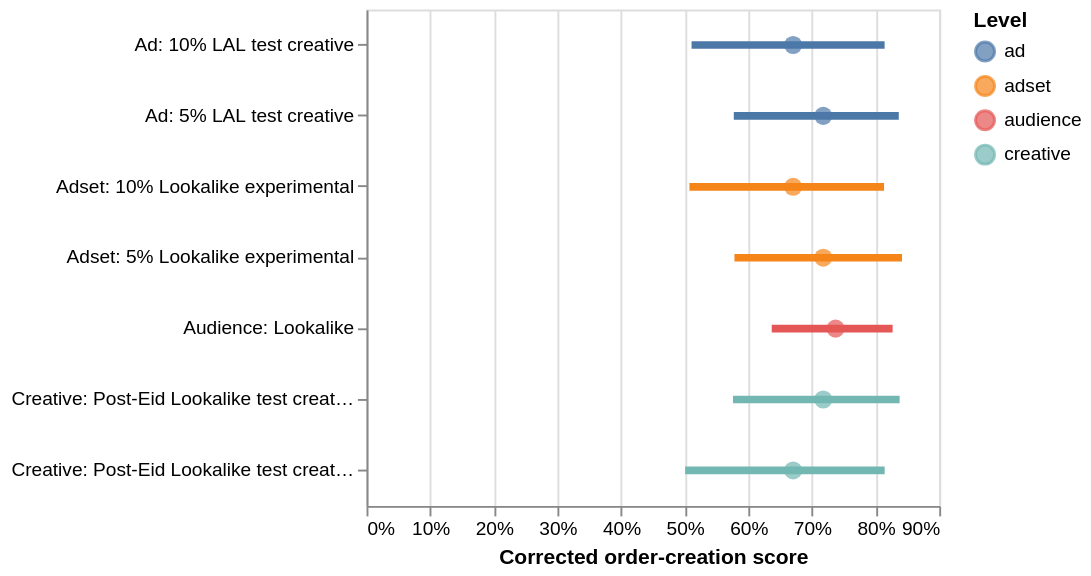

Notebook cell for this chart:
### Markdown cell above
## 17. Apply The Same Evidence Contract To Adsets, Ads, Creatives, And Audience

Child rows use the same raw, corrected, range, and lift logic. The intervals help
limit the winner's curse when many entities are compared. This is conservative
evidence handling, but it is not a formal false-discovery-rate correction; child
rankings remain exploratory.

### Code cell
child_frames = []
for level in ("adset", "ad", "creative", "audience"):
    frame = scored.by_level(level)
    subset = frame.loc[frame["campaign_id"].eq(post_id)].copy()
    subset["level"] = level
    child_frames.append(subset)
post_children = pd.concat(child_frames, ignore_index=True)

child_columns = [
    "level", "entity_name", "score_successes", "score_trials", "raw_score",
    "corrected_score", "corrected_score_low", "corrected_score_high",
    "benchmark_score", "lift_low", "lift_high", "probability_better",
    "statistical_decision",
]
display(post_children[child_columns].style.format({
    "raw_score": "{:.2%}", "corrected_score": "{:.2%}",
    "corrected_score_low": "{:.2%}", "corrected_score_high": "{:.2%}",
    "benchmark_score": "{:.2%}", "lift_low": "{:+.2%}",
    "lift_high": "{:+.2%}", "probability_better": "{:.2%}",
}))

forest = post_children.copy()
forest["label"] = forest["level"].str.title() + ": " + forest["entity_name"]
forest_rules = alt.Chart(forest).mark_rule(strokeWidth=4).encode(
    x=alt.X("corrected_score_low:Q", title="Corrected order-creation score", axis=alt.Axis(format=".0%")),
    x2="corrected_score_high:Q",
    y=alt.Y("label:N", title=None, sort="-x"),
    color=alt.Color("level:N", title="Level", scale=alt.Scale(scheme="tableau10")),
    tooltip=["level", "entity_name", alt.Tooltip("raw_score:Q", format=".2%"),
             alt.Tooltip("corrected_score:Q", format=".2%"),
             alt.Tooltip("lift_low:Q", format="+.2%"),
             alt.Tooltip("lift_high:Q", format="+.2%")],
)
forest_points = alt.Chart(forest).mark_point(filled=True, size=90).encode(
    x="corrected_score:Q", y=alt.Y("label:N", sort="-x"),
    color=alt.Color("level:N", scale=alt.Scale(scheme="tableau10")),
)
(forest_rules + forest_points).properties(height=max(260, len(forest) * 34))
